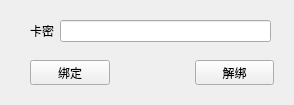
<?xml version="1.0" encoding="UTF-8"?>
<ui version="4.0">
 <class>Form</class>
 <widget class="QWidget" name="Form">
  <property name="geometry">
   <rect>
    <x>0</x>
    <y>0</y>
    <width>294</width>
    <height>105</height>
   </rect>
  </property>
  <property name="minimumSize">
   <size>
    <width>294</width>
    <height>105</height>
   </size>
  </property>
  <property name="maximumSize">
   <size>
    <width>294</width>
    <height>105</height>
   </size>
  </property>
  <property name="windowTitle">
   <string>Form</string>
  </property>
  <widget class="QWidget" name="">
   <property name="geometry">
    <rect>
     <x>30</x>
     <y>60</y>
     <width>244</width>
     <height>25</height>
    </rect>
   </property>
   <layout class="QHBoxLayout" name="horizontalLayout">
    <item>
     <widget class="QPushButton" name="pushButton">
      <property name="text">
       <string>绑定</string>
      </property>
     </widget>
    </item>
    <item>
     <spacer name="verticalSpacer">
      <property name="orientation">
       <enum>Qt::Vertical</enum>
      </property>
      <property name="sizeHint" stdset="0">
       <size>
        <width>80</width>
        <height>40</height>
       </size>
      </property>
     </spacer>
    </item>
    <item>
     <widget class="QPushButton" name="pushButton_2">
      <property name="text">
       <string>解绑</string>
      </property>
     </widget>
    </item>
   </layout>
  </widget>
  <widget class="QWidget" name="">
   <property name="geometry">
    <rect>
     <x>30</x>
     <y>20</y>
     <width>241</width>
     <height>22</height>
    </rect>
   </property>
   <layout class="QHBoxLayout" name="horizontalLayout_2">
    <item>
     <widget class="QLabel" name="label">
      <property name="text">
       <string>卡密</string>
      </property>
     </widget>
    </item>
    <item>
     <widget class="QLineEdit" name="lineEdit"/>
    </item>
   </layout>
  </widget>
 </widget>
 <resources/>
 <connections/>
</ui>
